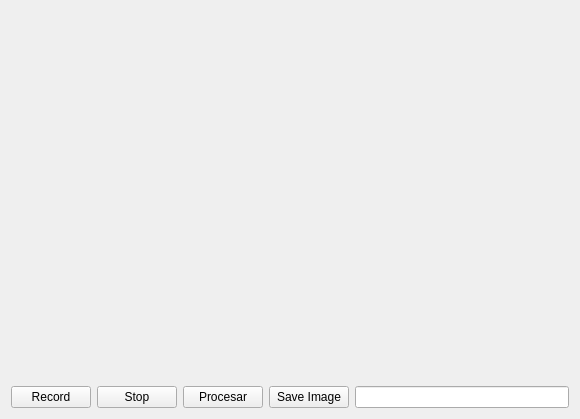
<?xml version="1.0" encoding="UTF-8"?>
<ui version="4.0">
 <class>DeteccionCodigosClass</class>
 <widget class="QMainWindow" name="DeteccionCodigosClass">
  <property name="geometry">
   <rect>
    <x>0</x>
    <y>0</y>
    <width>580</width>
    <height>419</height>
   </rect>
  </property>
  <property name="windowTitle">
   <string>DeteccionCodigos</string>
  </property>
  <widget class="QWidget" name="centralWidget">
   <layout class="QGridLayout" name="gridLayout">
    <item row="1" column="2">
     <widget class="QPushButton" name="btnProcesarImagen">
      <property name="text">
       <string>Procesar</string>
      </property>
     </widget>
    </item>
    <item row="1" column="0">
     <widget class="QPushButton" name="btnRecord">
      <property name="text">
       <string>Record</string>
      </property>
     </widget>
    </item>
    <item row="1" column="1">
     <widget class="QPushButton" name="btnStop">
      <property name="text">
       <string>Stop</string>
      </property>
     </widget>
    </item>
    <item row="1" column="3">
     <widget class="QPushButton" name="btnSaveImage">
      <property name="text">
       <string>Save Image</string>
      </property>
     </widget>
    </item>
    <item row="1" column="4">
     <widget class="QLineEdit" name="lineEdit"/>
    </item>
    <item row="0" column="0" colspan="5">
     <widget class="QLabel" name="label">
      <property name="text">
       <string/>
      </property>
      <property name="alignment">
       <set>Qt::AlignCenter</set>
      </property>
     </widget>
    </item>
   </layout>
  </widget>
 </widget>
 <layoutdefault spacing="6" margin="11"/>
 <resources>
  <include location="DeteccionCodigos.qrc"/>
 </resources>
 <connections/>
</ui>
